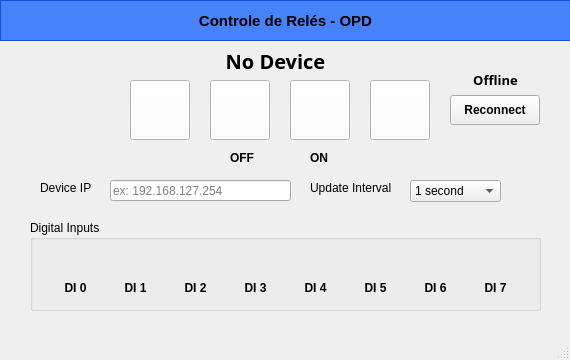
<?xml version="1.0" encoding="UTF-8"?>
<ui version="4.0">
 <class>MainWindow</class>
 <widget class="QMainWindow" name="MainWindow">
  <property name="geometry">
   <rect>
    <x>0</x>
    <y>0</y>
    <width>570</width>
    <height>360</height>
   </rect>
  </property>
  <property name="maximumSize">
   <size>
    <width>570</width>
    <height>360</height>
   </size>
  </property>
  <property name="windowTitle">
   <string>Controle Relés OPD</string>
  </property>
  <widget class="QWidget" name="centralwidget">
   <widget class="QPushButton" name="btnRelay0">
    <property name="geometry">
     <rect>
      <x>130</x>
      <y>80</y>
      <width>60</width>
      <height>60</height>
     </rect>
    </property>
    <property name="styleSheet">
     <string notr="true">background-color: rgb(255, 255, 255);</string>
    </property>
    <property name="text">
     <string/>
    </property>
    <property name="icon">
     <iconset>
      <normaloff>icons/relayoff.png</normaloff>icons/relayoff.png</iconset>
    </property>
    <property name="iconSize">
     <size>
      <width>40</width>
      <height>40</height>
     </size>
    </property>
   </widget>
   <widget class="QPushButton" name="btnRelay1">
    <property name="geometry">
     <rect>
      <x>210</x>
      <y>80</y>
      <width>60</width>
      <height>60</height>
     </rect>
    </property>
    <property name="styleSheet">
     <string notr="true">background-color: rgb(255, 255, 255);</string>
    </property>
    <property name="text">
     <string/>
    </property>
    <property name="icon">
     <iconset>
      <normaloff>icons/relayoff.png</normaloff>icons/relayoff.png</iconset>
    </property>
    <property name="iconSize">
     <size>
      <width>40</width>
      <height>40</height>
     </size>
    </property>
   </widget>
   <widget class="QPushButton" name="btnRelay2">
    <property name="geometry">
     <rect>
      <x>290</x>
      <y>80</y>
      <width>60</width>
      <height>60</height>
     </rect>
    </property>
    <property name="styleSheet">
     <string notr="true">background-color: rgb(255, 255, 255);</string>
    </property>
    <property name="text">
     <string/>
    </property>
    <property name="icon">
     <iconset>
      <normaloff>icons/relayoff.png</normaloff>icons/relayoff.png</iconset>
    </property>
    <property name="iconSize">
     <size>
      <width>40</width>
      <height>40</height>
     </size>
    </property>
   </widget>
   <widget class="QPushButton" name="btnRelay3">
    <property name="geometry">
     <rect>
      <x>370</x>
      <y>80</y>
      <width>60</width>
      <height>60</height>
     </rect>
    </property>
    <property name="styleSheet">
     <string notr="true">background-color: rgb(255, 255, 255);</string>
    </property>
    <property name="text">
     <string/>
    </property>
    <property name="icon">
     <iconset>
      <normaloff>icons/relayoff.png</normaloff>icons/relayoff.png</iconset>
    </property>
    <property name="iconSize">
     <size>
      <width>40</width>
      <height>40</height>
     </size>
    </property>
   </widget>
   <widget class="QFrame" name="frame">
    <property name="geometry">
     <rect>
      <x>0</x>
      <y>0</y>
      <width>571</width>
      <height>41</height>
     </rect>
    </property>
    <property name="styleSheet">
     <string notr="true">background-color: rgba(0, 85, 255, 180);</string>
    </property>
    <property name="frameShape">
     <enum>QFrame::StyledPanel</enum>
    </property>
    <property name="frameShadow">
     <enum>QFrame::Raised</enum>
    </property>
    <widget class="QLabel" name="label">
     <property name="geometry">
      <rect>
       <x>10</x>
       <y>0</y>
       <width>551</width>
       <height>41</height>
      </rect>
     </property>
     <property name="font">
      <font>
       <pointsize>11</pointsize>
       <weight>75</weight>
       <bold>true</bold>
      </font>
     </property>
     <property name="styleSheet">
      <string notr="true">background-color: rgba(255, 255, 255, 0);</string>
     </property>
     <property name="text">
      <string>Controle de Relés - OPD</string>
     </property>
     <property name="alignment">
      <set>Qt::AlignCenter</set>
     </property>
    </widget>
   </widget>
   <widget class="QGroupBox" name="groupBox">
    <property name="geometry">
     <rect>
      <x>30</x>
      <y>220</y>
      <width>511</width>
      <height>91</height>
     </rect>
    </property>
    <property name="styleSheet">
     <string notr="true"/>
    </property>
    <property name="title">
     <string>Digital Inputs</string>
    </property>
    <widget class="QLabel" name="di0">
     <property name="geometry">
      <rect>
       <x>30</x>
       <y>25</y>
       <width>30</width>
       <height>30</height>
      </rect>
     </property>
     <property name="text">
      <string/>
     </property>
     <property name="pixmap">
      <pixmap>icons/statusinactive.png</pixmap>
     </property>
     <property name="scaledContents">
      <bool>true</bool>
     </property>
    </widget>
    <widget class="QLabel" name="di1">
     <property name="geometry">
      <rect>
       <x>90</x>
       <y>25</y>
       <width>30</width>
       <height>30</height>
      </rect>
     </property>
     <property name="text">
      <string/>
     </property>
     <property name="pixmap">
      <pixmap>icons/statusinactive.png</pixmap>
     </property>
     <property name="scaledContents">
      <bool>true</bool>
     </property>
    </widget>
    <widget class="QLabel" name="di2">
     <property name="geometry">
      <rect>
       <x>150</x>
       <y>25</y>
       <width>30</width>
       <height>30</height>
      </rect>
     </property>
     <property name="text">
      <string/>
     </property>
     <property name="pixmap">
      <pixmap>icons/statusinactive.png</pixmap>
     </property>
     <property name="scaledContents">
      <bool>true</bool>
     </property>
    </widget>
    <widget class="QLabel" name="di3">
     <property name="geometry">
      <rect>
       <x>210</x>
       <y>25</y>
       <width>30</width>
       <height>30</height>
      </rect>
     </property>
     <property name="text">
      <string/>
     </property>
     <property name="pixmap">
      <pixmap>icons/statusinactive.png</pixmap>
     </property>
     <property name="scaledContents">
      <bool>true</bool>
     </property>
    </widget>
    <widget class="QLabel" name="di6">
     <property name="geometry">
      <rect>
       <x>390</x>
       <y>25</y>
       <width>30</width>
       <height>30</height>
      </rect>
     </property>
     <property name="text">
      <string/>
     </property>
     <property name="pixmap">
      <pixmap>icons/statusinactive.png</pixmap>
     </property>
     <property name="scaledContents">
      <bool>true</bool>
     </property>
    </widget>
    <widget class="QLabel" name="di4">
     <property name="geometry">
      <rect>
       <x>270</x>
       <y>25</y>
       <width>30</width>
       <height>30</height>
      </rect>
     </property>
     <property name="text">
      <string/>
     </property>
     <property name="pixmap">
      <pixmap>icons/statusinactive.png</pixmap>
     </property>
     <property name="scaledContents">
      <bool>true</bool>
     </property>
    </widget>
    <widget class="QLabel" name="di5">
     <property name="geometry">
      <rect>
       <x>330</x>
       <y>25</y>
       <width>30</width>
       <height>30</height>
      </rect>
     </property>
     <property name="text">
      <string/>
     </property>
     <property name="pixmap">
      <pixmap>icons/statusinactive.png</pixmap>
     </property>
     <property name="scaledContents">
      <bool>true</bool>
     </property>
    </widget>
    <widget class="QLabel" name="di7">
     <property name="geometry">
      <rect>
       <x>450</x>
       <y>25</y>
       <width>30</width>
       <height>30</height>
      </rect>
     </property>
     <property name="text">
      <string/>
     </property>
     <property name="pixmap">
      <pixmap>icons/statusinactive.png</pixmap>
     </property>
     <property name="scaledContents">
      <bool>true</bool>
     </property>
    </widget>
    <widget class="QLabel" name="label_10">
     <property name="geometry">
      <rect>
       <x>25</x>
       <y>60</y>
       <width>41</width>
       <height>16</height>
      </rect>
     </property>
     <property name="font">
      <font>
       <weight>75</weight>
       <bold>true</bold>
      </font>
     </property>
     <property name="text">
      <string>DI 0</string>
     </property>
     <property name="alignment">
      <set>Qt::AlignCenter</set>
     </property>
    </widget>
    <widget class="QLabel" name="label_11">
     <property name="geometry">
      <rect>
       <x>85</x>
       <y>60</y>
       <width>41</width>
       <height>16</height>
      </rect>
     </property>
     <property name="font">
      <font>
       <weight>75</weight>
       <bold>true</bold>
      </font>
     </property>
     <property name="text">
      <string>DI 1</string>
     </property>
     <property name="alignment">
      <set>Qt::AlignCenter</set>
     </property>
    </widget>
    <widget class="QLabel" name="label_12">
     <property name="geometry">
      <rect>
       <x>205</x>
       <y>60</y>
       <width>41</width>
       <height>16</height>
      </rect>
     </property>
     <property name="font">
      <font>
       <weight>75</weight>
       <bold>true</bold>
      </font>
     </property>
     <property name="text">
      <string>DI 3</string>
     </property>
     <property name="alignment">
      <set>Qt::AlignCenter</set>
     </property>
    </widget>
    <widget class="QLabel" name="label_13">
     <property name="geometry">
      <rect>
       <x>145</x>
       <y>60</y>
       <width>41</width>
       <height>16</height>
      </rect>
     </property>
     <property name="font">
      <font>
       <weight>75</weight>
       <bold>true</bold>
      </font>
     </property>
     <property name="text">
      <string>DI 2</string>
     </property>
     <property name="alignment">
      <set>Qt::AlignCenter</set>
     </property>
    </widget>
    <widget class="QLabel" name="label_14">
     <property name="geometry">
      <rect>
       <x>325</x>
       <y>60</y>
       <width>41</width>
       <height>16</height>
      </rect>
     </property>
     <property name="font">
      <font>
       <weight>75</weight>
       <bold>true</bold>
      </font>
     </property>
     <property name="text">
      <string>DI 5</string>
     </property>
     <property name="alignment">
      <set>Qt::AlignCenter</set>
     </property>
    </widget>
    <widget class="QLabel" name="label_15">
     <property name="geometry">
      <rect>
       <x>385</x>
       <y>60</y>
       <width>41</width>
       <height>16</height>
      </rect>
     </property>
     <property name="font">
      <font>
       <weight>75</weight>
       <bold>true</bold>
      </font>
     </property>
     <property name="text">
      <string>DI 6</string>
     </property>
     <property name="alignment">
      <set>Qt::AlignCenter</set>
     </property>
    </widget>
    <widget class="QLabel" name="label_16">
     <property name="geometry">
      <rect>
       <x>445</x>
       <y>60</y>
       <width>41</width>
       <height>16</height>
      </rect>
     </property>
     <property name="font">
      <font>
       <weight>75</weight>
       <bold>true</bold>
      </font>
     </property>
     <property name="text">
      <string>DI 7</string>
     </property>
     <property name="alignment">
      <set>Qt::AlignCenter</set>
     </property>
    </widget>
    <widget class="QLabel" name="label_17">
     <property name="geometry">
      <rect>
       <x>265</x>
       <y>60</y>
       <width>41</width>
       <height>16</height>
      </rect>
     </property>
     <property name="font">
      <font>
       <weight>75</weight>
       <bold>true</bold>
      </font>
     </property>
     <property name="text">
      <string>DI 4</string>
     </property>
     <property name="alignment">
      <set>Qt::AlignCenter</set>
     </property>
    </widget>
   </widget>
   <widget class="QComboBox" name="boxInterval">
    <property name="geometry">
     <rect>
      <x>410</x>
      <y>180</y>
      <width>91</width>
      <height>22</height>
     </rect>
    </property>
    <item>
     <property name="text">
      <string>1 second</string>
     </property>
    </item>
    <item>
     <property name="text">
      <string>2 seconds</string>
     </property>
    </item>
    <item>
     <property name="text">
      <string>3 seconds</string>
     </property>
    </item>
    <item>
     <property name="text">
      <string>5 seconds</string>
     </property>
    </item>
    <item>
     <property name="text">
      <string>10 seconds</string>
     </property>
    </item>
   </widget>
   <widget class="QLabel" name="label_18">
    <property name="geometry">
     <rect>
      <x>310</x>
      <y>180</y>
      <width>91</width>
      <height>16</height>
     </rect>
    </property>
    <property name="font">
     <font>
      <weight>50</weight>
      <bold>false</bold>
     </font>
    </property>
    <property name="text">
     <string>Update Interval</string>
    </property>
   </widget>
   <widget class="QLineEdit" name="txtIP">
    <property name="geometry">
     <rect>
      <x>110</x>
      <y>180</y>
      <width>181</width>
      <height>21</height>
     </rect>
    </property>
    <property name="placeholderText">
     <string>ex: 192.168.127.254</string>
    </property>
   </widget>
   <widget class="QLabel" name="label_19">
    <property name="geometry">
     <rect>
      <x>40</x>
      <y>180</y>
      <width>61</width>
      <height>16</height>
     </rect>
    </property>
    <property name="text">
     <string>Device IP</string>
    </property>
   </widget>
   <widget class="QLabel" name="label_21">
    <property name="geometry">
     <rect>
      <x>210</x>
      <y>150</y>
      <width>21</width>
      <height>21</height>
     </rect>
    </property>
    <property name="font">
     <font>
      <pointsize>8</pointsize>
     </font>
    </property>
    <property name="text">
     <string/>
    </property>
    <property name="pixmap">
     <pixmap>icons/relayoff.png</pixmap>
    </property>
    <property name="scaledContents">
     <bool>true</bool>
    </property>
   </widget>
   <widget class="QLabel" name="label_22">
    <property name="geometry">
     <rect>
      <x>230</x>
      <y>150</y>
      <width>47</width>
      <height>16</height>
     </rect>
    </property>
    <property name="font">
     <font>
      <pointsize>9</pointsize>
      <weight>75</weight>
      <bold>true</bold>
     </font>
    </property>
    <property name="text">
     <string>OFF</string>
    </property>
   </widget>
   <widget class="QLabel" name="label_23">
    <property name="geometry">
     <rect>
      <x>290</x>
      <y>150</y>
      <width>21</width>
      <height>21</height>
     </rect>
    </property>
    <property name="font">
     <font>
      <pointsize>8</pointsize>
     </font>
    </property>
    <property name="text">
     <string/>
    </property>
    <property name="pixmap">
     <pixmap>icons/relayon.png</pixmap>
    </property>
    <property name="scaledContents">
     <bool>true</bool>
    </property>
   </widget>
   <widget class="QLabel" name="label_24">
    <property name="geometry">
     <rect>
      <x>310</x>
      <y>150</y>
      <width>47</width>
      <height>16</height>
     </rect>
    </property>
    <property name="font">
     <font>
      <pointsize>9</pointsize>
      <weight>75</weight>
      <bold>true</bold>
     </font>
    </property>
    <property name="text">
     <string>ON</string>
    </property>
   </widget>
   <widget class="QLabel" name="txtName">
    <property name="geometry">
     <rect>
      <x>150</x>
      <y>50</y>
      <width>251</width>
      <height>21</height>
     </rect>
    </property>
    <property name="font">
     <font>
      <family>Corbel Light</family>
      <pointsize>15</pointsize>
      <weight>75</weight>
      <bold>true</bold>
     </font>
    </property>
    <property name="text">
     <string>No Device</string>
    </property>
    <property name="alignment">
     <set>Qt::AlignCenter</set>
    </property>
   </widget>
   <widget class="QPushButton" name="btnReconnect">
    <property name="geometry">
     <rect>
      <x>450</x>
      <y>95</y>
      <width>90</width>
      <height>30</height>
     </rect>
    </property>
    <property name="font">
     <font>
      <weight>75</weight>
      <bold>true</bold>
     </font>
    </property>
    <property name="text">
     <string>Reconnect</string>
    </property>
   </widget>
   <widget class="QLabel" name="statConnect">
    <property name="geometry">
     <rect>
      <x>450</x>
      <y>70</y>
      <width>91</width>
      <height>20</height>
     </rect>
    </property>
    <property name="font">
     <font>
      <family>Corbel</family>
      <pointsize>10</pointsize>
      <weight>75</weight>
      <bold>true</bold>
     </font>
    </property>
    <property name="text">
     <string>Offline</string>
    </property>
    <property name="alignment">
     <set>Qt::AlignCenter</set>
    </property>
   </widget>
  </widget>
  <widget class="QMenuBar" name="menubar">
   <property name="geometry">
    <rect>
     <x>0</x>
     <y>0</y>
     <width>570</width>
     <height>21</height>
    </rect>
   </property>
  </widget>
  <widget class="QStatusBar" name="statusbar"/>
 </widget>
 <resources/>
 <connections/>
</ui>
